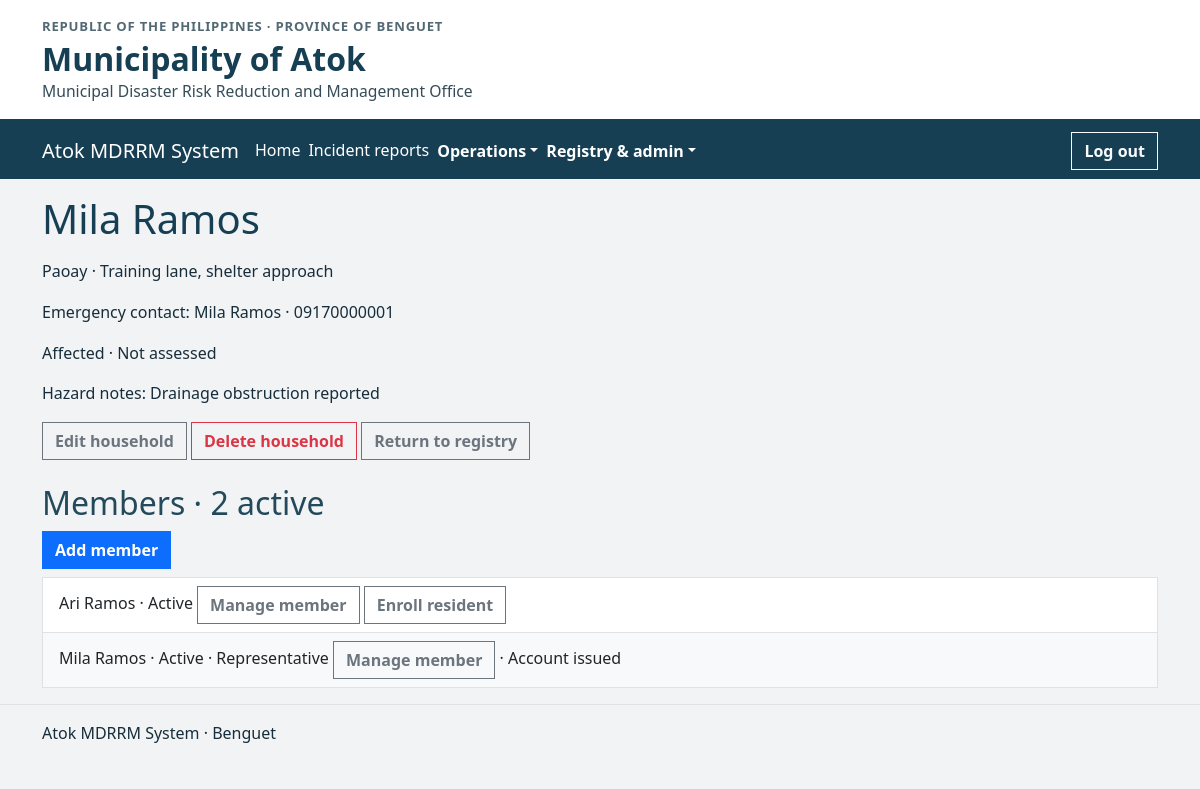
Page /households/view.php?id=1 (signed in) on the committed database.
### tables this page shows
CREATE TABLE household_members (
    id INT UNSIGNED AUTO_INCREMENT PRIMARY KEY,
    household_id INT UNSIGNED NOT NULL,
    full_name VARCHAR(100) NOT NULL,
    active BOOLEAN NOT NULL DEFAULT TRUE,
    UNIQUE (household_id, id),
    FOREIGN KEY (household_id) REFERENCES households(id)
);

CREATE TABLE households (
    latitude DECIMAL(10,7),
    longitude DECIMAL(10,7),
    id INT UNSIGNED AUTO_INCREMENT PRIMARY KEY,
    barangay VARCHAR(40) NOT NULL,
    address VARCHAR(255) NOT NULL,
    emergency_name VARCHAR(100) NOT NULL,
    emergency_phone VARCHAR(13) NOT NULL,
    registry_reason VARCHAR(24) NOT NULL,
    vulnerability VARCHAR(40) NOT NULL,
    hazard_notes VARCHAR(500) NOT NULL DEFAULT ''
);

### includes/session.php (called while the page is built, shortened)
<?php
function h(mixed $value, int $flags = ENT_QUOTES | ENT_SUBSTITUTE, string $encoding = 'UTF-8'): string
{
    return htmlspecialchars((string)$value, $flags, $encoding);
}

### households/household_function.php (called while the page is built, shortened)
<?php
require_once __DIR__ . '/../includes/session.php';
function householdId(): int
{
    $id = filter_input(INPUT_GET, 'id', FILTER_VALIDATE_INT);
    return $id;
}
function findHousehold(int $id, bool $lock = false): array
{
    global $pdo;
    $sql = 'SELECT * FROM households WHERE id=?';
    $query = $pdo->prepare($lock ? $sql . ' FOR UPDATE' : $sql);
    $query->execute([$id]);
    $household = $query->fetch();
    return $household;
}

### households/view.php (the view, shortened to what this page needs)
<?php
require __DIR__ . '/household_function.php';
$id = householdId();
$household = findHousehold($id);
$query = $pdo->prepare('SELECT m.*,r.member_id AS representative,e.account_id FROM household_members m
    LEFT JOIN household_representatives r ON r.member_id=m.id
    LEFT JOIN resident_enrollments e ON e.member_id=m.id
    WHERE m.household_id=? ORDER BY m.active DESC,m.full_name,m.id');
$query->execute([$id]);
$members = $query->fetchAll();
$representative = 'Representative not selected';
$count = 0;
foreach ($members as $member) {
    $count += (int)$member['active'];
    if ($member['representative']) {
        $representative = $member['full_name'];
    }
}
require __DIR__ . '/../includes/header.php';
?>
<h1><?= h($representative) ?></h1>
<p><?= h($household['barangay']) ?> · <?= h($household['address']) ?></p>
<p>Emergency contact: <?= h($household['emergency_name']) ?> · <?= h($household['emergency_phone']) ?></p>
<p><?= h($household['registry_reason']) ?> · <?= h($household['vulnerability']) ?></p>
<p>Hazard notes: <?= h($household['hazard_notes'] ?: 'None recorded') ?></p>
<a class="btn btn-outline-secondary" href="form.php?id=<?= $id ?>">Edit household</a>
<a class="btn btn-outline-danger" href="delete.php?id=<?= $id ?>">Delete household</a>
<a class="btn btn-outline-secondary" href="index.php">Return to registry</a>
<h2 class="mt-4">Members · <?= $count ?> active</h2>
<a class="btn btn-primary" href="member.php?id=<?= $id ?>">Add member</a>
<ul class="list-group mt-2">
    <?php foreach ($members as $member): ?>
        <li class="list-group-item">
            <?= h($member['full_name']) ?> · <?= $member['active'] ? 'Active' : 'Inactive' ?>
            <?= $member['representative'] ? '· Representative' : '' ?>
            <a class="btn btn-outline-secondary" href="member.php?id=<?= $id ?>&amp;member=<?= (int)$member['id'] ?>">Manage member</a>
            <?php if ($member['account_id']): ?>
                · Account issued
            <?php elseif ($member['active']): ?>
                <a class="btn btn-outline-secondary" href="enroll.php?id=<?= $id ?>&amp;member=<?= (int)$member['id'] ?>">Enroll resident</a>
            <?php endif; ?>
        </li>
    <?php endforeach; ?>
</ul>
<?php require __DIR__ . '/../includes/footer.php'; ?>

### assets/css/site.css (style rules this page uses)
:root { --bs-border-radius: 0; --bs-border-radius-sm: 0; --bs-border-radius-lg: 0; --bs-border-radius-pill: 0; --atok-ink: #172d3b; --atok-navy: #173f54; --atok-teal: #175b59; --atok-border: #d7e1e5; --atok-page: #f1f3f5; --atok-surface: #fff; }
body { color: var(--atok-ink); background: var(--atok-page); line-height: 1.55; }
.navbar-toggler, .btn, .form-control, .form-select { border-radius: 0; }
.btn { font-weight: 600; }
main > p { max-width: 75ch; }
main h1 { color: var(--atok-navy); margin-bottom: 1rem; }
main h2 { color: #23495b; }
main .list-group-item:nth-child(even) { background: #f7f9fa; }

### rows in the picture
household_members: full_name "Mila Ramos", active "Active", shows "· Representative", shows "· Account issued"
households: barangay "Paoay", address "Training lane, shelter approach", emergency_name "Mila Ramos", emergency_phone "09170000001", registry_reason "Affected", vulnerability "Not assessed", hazard_notes "Drainage obstruction reported"
household_members: full_name "Ari Ramos", active "Active"

### other values in the picture
$count "2"
